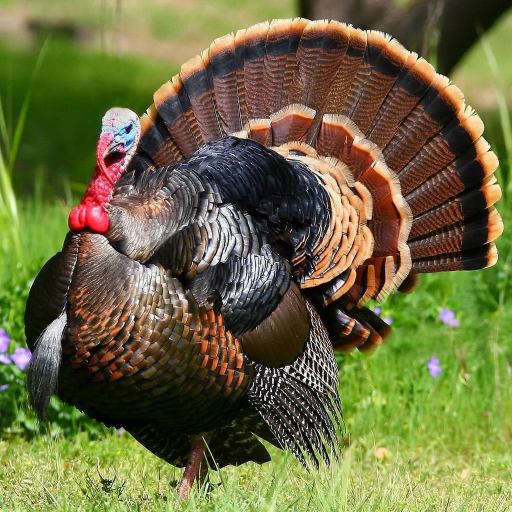
%> input picture testing/square.jpg, 1024 x 1024 px (shown at 1/2 size)
$ octave testing.m   (GNU Octave 9; MATLAB toolbox functions it lacks are replaced by stand-ins)
%> lines starting %> are read from the running program, lines starting %| are printed output that depends on the picture
%% As far as I'm aware this will only work on square images not rectangular ones

X_int = imread('square.jpg'); % Read in the image
%> X_int is the input picture: size 1024x1024x3 uint8; mean R, G, B 108.4, 107.3, 63.9
X_double = double(X_int); % Convert to a double
A = flip(eye(1024)); % This creates a flipped identity matrix of size 1024x1024 which is the size of the image


% | 0 0 1 | %
% | 0 1 0 | %
% | 1 0 0 | %

% This makes use of hmwk 6, we learned that left hand multiplication swaps
% rows and right hand mult. swaps columns. If we use both at the same time
% we can rotate an image 180 degrees as seen in this example

X_flip(:,:,1) = A*X_double(:,:,1)*A;
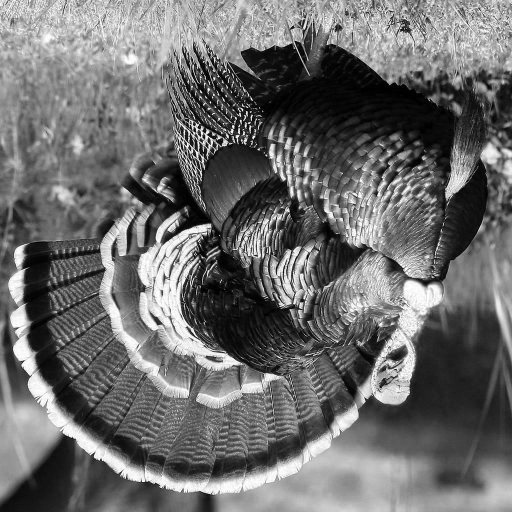
%> X_flip: size 1024x1024 double (shown at 1/2 size); min 0, max 255, mean 108.4
X_flip(:,:,2) = A*X_double(:,:,2)*A;
X_flip(:,:,3) = A*X_double(:,:,3)*A;
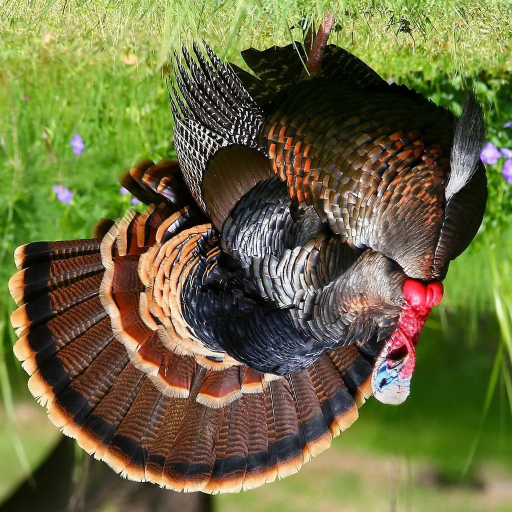
%> X_flip: size 1024x1024x3 double (shown at 1/2 size); mean R, G, B 108.4, 107.3, 63.9; mean of the top-left, top-right, bottom-left and bottom-right quarters 109.6, 81.1, 83.8, 98.3

imagesc(uint8(X_flip))
